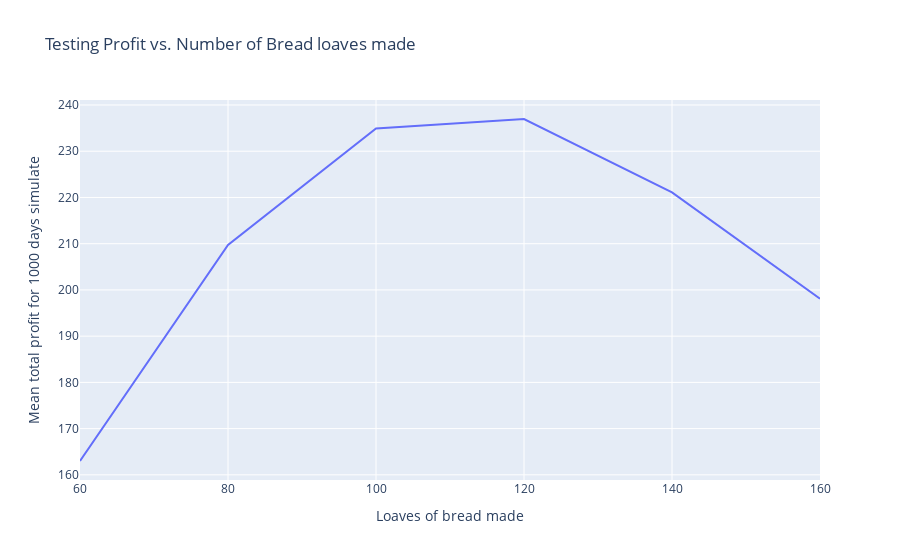

The code cell stored with this chart in its notebook:
### Code cell
pxp.line(
    bread_varies,
    x='num_breads',
    y='profit',
    height=900,
    title="Testing Profit vs. Number of Bread loaves made",
    labels={'num_breads':"Loaves of bread made",'profit':f"Mean total profit for {num_days} days simulate"}
    )

### Figure 1 — Plotly figure (JSON) as saved in the notebook; plotly's stock layout.template omitted (floating-point values rounded to 4 significant figures)
{"data": [{"hovertemplate": "Loaves of bread made=%{x}<br>Mean total profit for 1000 days simulate=%{y}<extra></extra>", "legendgroup": "", "line": {"color": "#636efa", "dash": "solid"}, "marker": {"symbol": "circle"}, "mode": "lines", "name": "", "orientation": "v", "showlegend": false, "type": "scatter", "x": [60, 80, 100, 120, 140, 160], "xaxis": "x", "y": [163.0, 209.7, 234.9, 237.0, 221.1, 198.1], "yaxis": "y"}], "layout": {"autosize": true, "legend": {"tracegroupgap": 0}, "title": {"text": "Testing Profit vs. Number of Bread loaves made"}, "xaxis": {"anchor": "y", "autorange": true, "domain": [0, 1], "range": [60, 160], "title": {"text": "Loaves of bread made"}, "type": "linear"}, "yaxis": {"anchor": "x", "autorange": true, "domain": [0, 1], "range": [158.9, 241.1], "title": {"text": "Mean total profit for 1000 days simulate"}, "type": "linear"}}}
